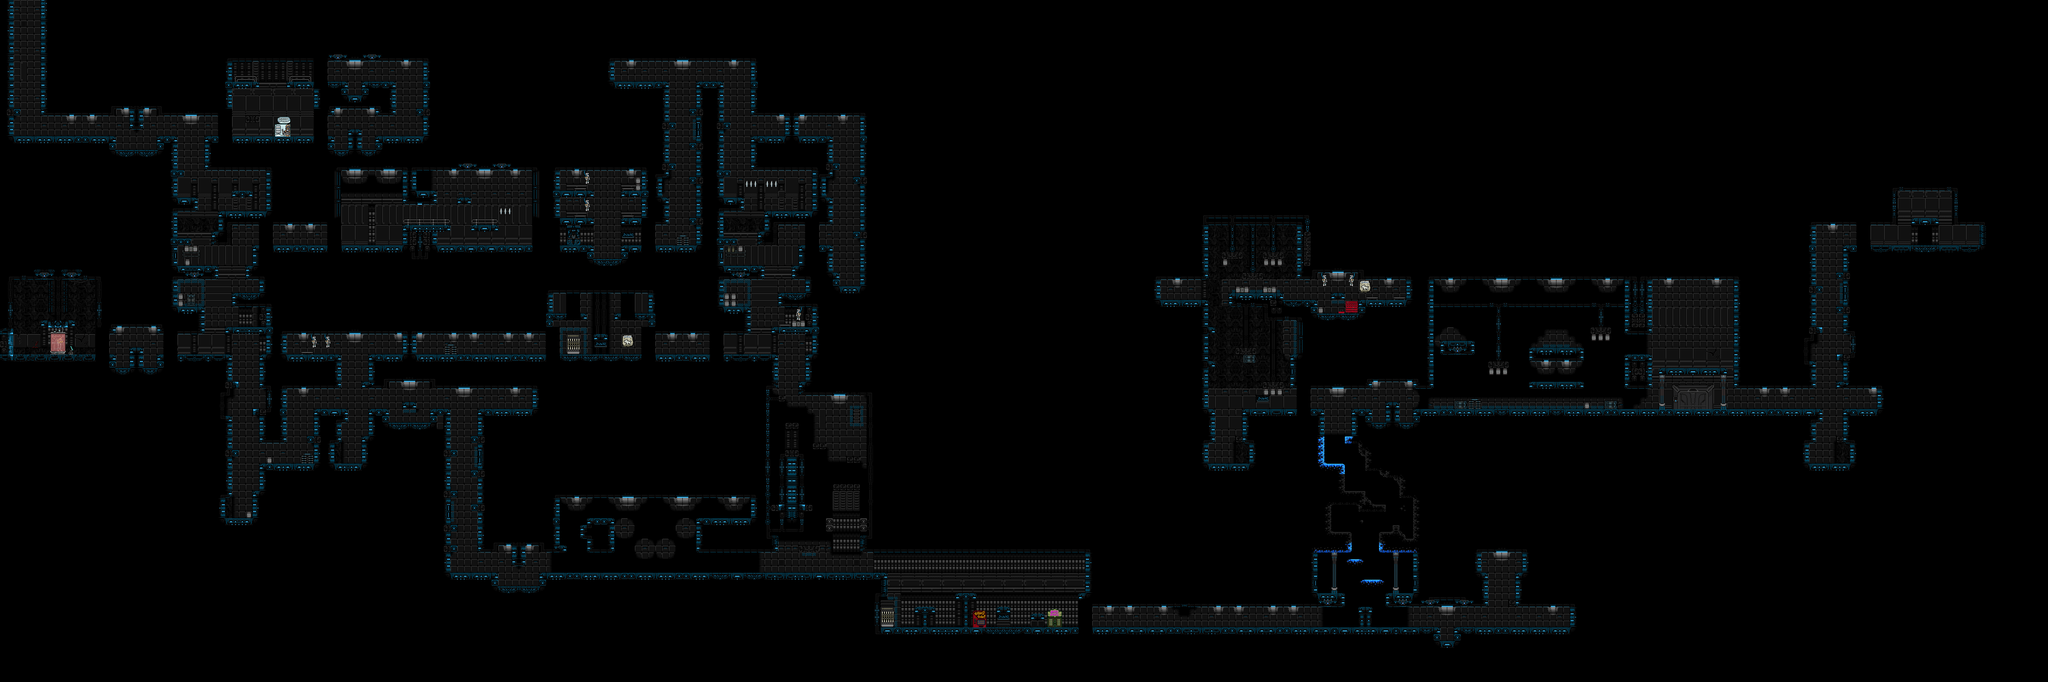

Below is a game level as drawn by its tile map, then a one-line description and the .tmx that defines it (tile-layer data replaced by summaries):
An orthogonal 300x100 tile map with 16x16 px tiles, 5 tile layers (Black (backdrop), BGR-Wall, Behind player doodads, Ground and walls (collision base), ...) and 88 objects (68x locker, 19x door).

<map version="1.0" orientation="orthogonal" renderorder="right-down" width="300" height="100" tilewidth="16" tileheight="16" nextobjectid="129">
 <tileset firstgid="1" name="order4" tilewidth="16" tileheight="16" tilecount="1360" columns="17">
  <image source="order4.png" width="272" height="1280" />
 </tileset>
 <layer name="Black (backdrop)" width="300" height="100">
  <data>[30000 cells, 30000 non-empty, 2 distinct tile ids]</data>
 </layer>
 <layer name="BGR-Wall" width="300" height="100">
  <data>[30000 cells, 3965 non-empty, 244 distinct tile ids]</data>
 </layer>
 <layer name="Behind player doodads" width="300" height="100">
  <data>[30000 cells, 85 non-empty, 36 distinct tile ids]</data>
 </layer>
 <layer name="Ground and walls (collision base)" width="300" height="100">
  <data>[30000 cells, 3432 non-empty, 237 distinct tile ids]</data>
 </layer>
 <layer name="Doodads" width="300" height="100">
  <data>[30000 cells, 192 non-empty, 83 distinct tile ids]</data>
 </layer>
 <objectgroup name="Objects">
  <object id="2" type="door" x="608" y="512" width="32" height="80" />
  <object id="3" type="locker" x="608" y="464" width="16" height="32" />
  <object id="4" type="locker" x="608" y="800" width="16" height="32" />
  <object id="5" type="locker" x="576" y="656" width="16" height="32" />
  <object id="6" type="locker" x="544" y="416" width="16" height="32" />
  <object id="7" type="locker" x="560" y="416" width="16" height="32" />
  <object id="8" type="locker" x="592" y="656" width="16" height="32" />
  <object id="9" type="door" x="384" y="768" width="32" height="80" />
  <object id="19" type="locker" x="688" y="544" width="16" height="32" />
  <object id="21" type="door" x="736" y="256" width="32" height="80" />
  <object id="22" type="locker" x="560" y="160" width="16" height="32" />
  <object id="23" type="locker" x="576" y="160" width="16" height="32" />
  <object id="24" type="door" x="512" y="256" width="32" height="80" />
  <object id="25" type="locker" x="704" y="160" width="16" height="32" />
  <object id="26" type="locker" x="688" y="160" width="16" height="32" />
  <object id="27" type="locker" x="544" y="160" width="16" height="32" />
  <object id="28" type="door" x="736" y="128" width="32" height="80" />
  <object id="39" type="door" x="768" y="512" width="32" height="80" />
  <object id="40" type="door" x="1248" y="512" width="32" height="80" />
  <object id="41" type="locker" x="976" y="416" width="16" height="32" />
  <object id="42" type="locker" x="1136" y="544" width="16" height="32" />
  <object id="43" type="locker" x="1040" y="544" width="16" height="32" />
  <object id="44" type="locker" x="992" y="416" width="16" height="32" />
  <object id="45" type="locker" x="1024" y="544" width="16" height="32" />
  <object id="46" type="locker" x="1120" y="544" width="16" height="32" />
  <object id="48" type="locker" x="1328" y="480" width="16" height="32" />
  <object id="49" type="locker" x="1328" y="416" width="16" height="32" />
  <object id="50" type="door" x="1504" y="512" width="32" height="80" />
  <object id="51" x="1312" y="416" width="16" height="32" />
  <object id="52" type="locker" x="1312" y="480" width="16" height="32" />
  <object id="53" type="locker" x="1488" y="480" width="16" height="32" />
  <object id="54" type="locker" x="1312" y="416" width="16" height="32" />
  <object id="55" type="door" x="1280" y="512" width="32" height="80" />
  <object id="57" type="door" x="224" y="768" width="32" height="80" />
  <object id="63" type="door" x="1456" y="672" width="32" height="80" />
  <object id="64" type="door" x="1504" y="768" width="32" height="80" />
  <object id="65" type="door" x="1280" y="768" width="32" height="80" />
  <object id="66" type="door" x="1328" y="672" width="32" height="80" />
  <object id="67" type="door" x="1888" y="512" width="32" height="80" />
  <object id="68" type="locker" x="1888" y="464" width="16" height="32" />
  <object id="69" type="locker" x="1888" y="800" width="16" height="32" />
  <object id="70" type="locker" x="1856" y="656" width="16" height="32" />
  <object id="71" type="locker" x="1696" y="432" width="16" height="32" />
  <object id="72" type="locker" x="1888" y="288" width="16" height="32" />
  <object id="73" type="locker" x="1872" y="656" width="16" height="32" />
  <object id="74" type="door" x="1664" y="768" width="32" height="80" />
  <object id="75" type="locker" x="2368" y="1440" width="16" height="32" />
  <object id="76" type="door" x="2528" y="1408" width="32" height="80" />
  <object id="77" type="locker" x="704" y="544" width="16" height="32" />
  <object id="78" type="locker" x="416" y="432" width="16" height="32" />
  <object id="80" type="locker" x="992" y="800" width="16" height="32" />
  <object id="81" type="locker" x="1008" y="800" width="16" height="32" />
  <object id="82" type="locker" x="688" y="800" width="16" height="32" />
  <object id="84" type="locker" x="2880" y="1440" width="16" height="32" />
  <object id="85" type="locker" x="2864" y="1440" width="16" height="32" />
  <object id="86" type="locker" x="3392" y="1472" width="16" height="32" />
  <object id="87" type="locker" x="3472" y="1312" width="16" height="32" />
  <object id="89" type="locker" x="3664" y="1440" width="16" height="32" />
  <object id="90" type="door" x="4352" y="512" width="32" height="80" />
  <object id="92" type="locker" x="3616" y="864" width="16" height="32" />
  <object id="93" type="locker" x="3632" y="864" width="16" height="32" />
  <object id="94" type="locker" x="4240" y="1056" width="16" height="32" />
  <object id="95" type="locker" x="4384" y="928" width="16" height="32" />
  <object id="96" type="locker" x="4368" y="928" width="16" height="32" />
  <object id="97" type="locker" x="1744" y="1184" width="16" height="32" />
  <object id="98" type="locker" x="1728" y="1184" width="16" height="32" />
  <object id="99" type="locker" x="1712" y="1184" width="16" height="32" />
  <object id="100" type="locker" x="1696" y="1184" width="16" height="32" />
  <object id="101" type="locker" x="1408" y="1184" width="16" height="32" />
  <object id="102" type="locker" x="1056" y="1312" width="16" height="32" />
  <object id="103" type="locker" x="1216" y="928" width="16" height="32" />
  <object id="104" type="locker" x="1232" y="928" width="16" height="32" />
  <object id="105" type="locker" x="1296" y="704" width="16" height="32" />
  <object id="106" type="locker" x="1504" y="704" width="16" height="32" />
  <object id="107" type="locker" x="1488" y="704" width="16" height="32" />
  <object id="108" type="locker" x="1824" y="288" width="16" height="32" />
  <object id="109" type="locker" x="1904" y="288" width="16" height="32" />
  <object id="110" type="locker" x="1440" y="160" width="16" height="32" />
  <object id="111" type="locker" x="944" y="960" width="16" height="32" />
  <object id="112" type="locker" x="960" y="960" width="16" height="32" />
  <object id="113" type="locker" x="3392" y="768" width="16" height="32" />
  <object id="117" type="locker" x="2832" y="816" width="16" height="32" />
  <object id="118" type="door" x="3040" y="896" width="32" height="80" />
  <object id="119" type="locker" x="3248" y="672" width="16" height="32" />
  <object id="120" type="locker" x="3232" y="672" width="16" height="32" />
  <object id="121" type="locker" x="3232" y="672" width="16" height="32" />
  <object id="122" type="locker" x="2832" y="1056" width="16" height="32" />
  <object id="126" type="locker" x="2848" y="1056" width="16" height="32" />
 </objectgroup>
</map>